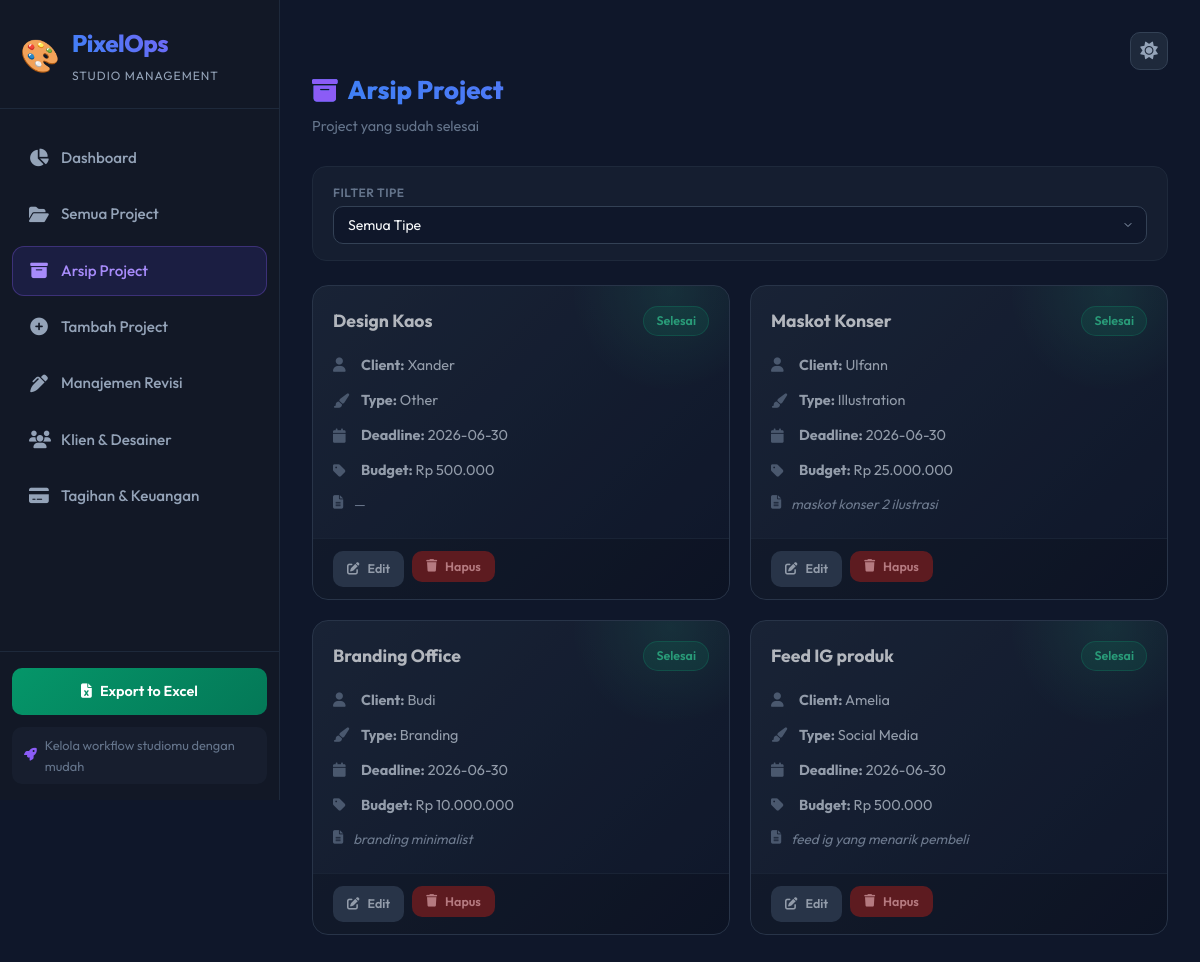
The app's page /archived with its own data.
### tables this page shows
CREATE TABLE project(
            id INTEGER PRIMARY KEY AUTOINCREMENT,
            nama_project TEXT NOT NULL,
            jenis TEXT,
            client_id INTEGER,
            designer_id INTEGER,
            deadline TEXT,
            budget REAL,
            status TEXT
        , deskripsi TEXT, category TEXT, image_path TEXT);

CREATE TABLE client(
            id INTEGER PRIMARY KEY AUTOINCREMENT,
            nama TEXT NOT NULL,
            perusahaan TEXT,
            email TEXT,
            telepon TEXT
        );

### main_app.py (the view)
@app.route("/archived")
def archived_list():
    all_projects = sm.tampil_project()
    archived = [p for p in all_projects if p.get('status', '').lower() == 'selesai']
    return render_template("archived.html", archived=archived)

### main_app.py (called while the page is built)
@app.template_filter("format_rp")
def format_rp(amount):
    return f"Rp {amount:,.0f}".replace(",", ".")

### manajer_studio.py (called while the page is built)
    def tampil_project(self):
        query = """
        SELECT p.*, c.nama as client_nama, d.nama as designer_nama
        FROM project p
        LEFT JOIN client c ON p.client_id = c.id
        LEFT JOIN designer d ON p.designer_id = d.id
        ORDER BY p.id DESC
        """
        self.db.cursor.execute(query)
        return [dict(row) for row in self.db.cursor.fetchall()]

### templates/archived.html (shortened to what this page needs)
{% extends "base.html" %}
{% block content %}
<div class="page-header">
    <h1><i class="fas fa-archive"></i> Arsip Project</h1>
    <p class="page-subtitle">Project yang sudah selesai</p>
</div>
<div class="filter-bar">
    <div class="filter-group">
        <label>Filter Tipe</label>
        <select id="filterJenis" class="form-select" onchange="filterArchived()">
            <option value="">Semua Tipe</option>
            {% set jenis_set = [] %}
            {% for p in archived %}
            {% if p['jenis'] not in jenis_set %}{% set _ = jenis_set.append(p['jenis']) %}{% endif %}
            {% endfor %}
        </select>
    </div>
</div>
{% if archived %}
<div class="projects-grid archived-grid">
    {% for p in archived %}
    {% include "_project_card.html" %}
    {% endfor %}
</div>
{% else %}
<div class="empty-state">
    <i class="fas fa-check-circle"></i>
    <p>Belum ada project yang selesai.</p>
</div>
{% endif %}
{% endblock %}

### templates/_project_card.html (shortened to what this page needs)
<div class="project-card status-{{ p['status'] | lower }}" data-project-id="{{ p['id'] }}">
    <div class="card-content">
    <div class="project-card-header">
        <h3>{{ p['nama_project'] }}</h3>
        <span class="status-badge status-{{ p['status'] | lower }}">{{ p['status'] }}</span>
    </div>
    <div class="project-card-body">
        <div class="project-detail">
            <i class="fas fa-user"></i>
            <span><strong>Client:</strong> {{ p.get('client_nama', '-') }}</span>
        </div>
        <div class="project-detail">
            <i class="fas fa-paint-brush"></i>
            <span><strong>Type:</strong> {{ p['jenis'] }}</span>
        </div>
        <div class="project-detail">
            <i class="fas fa-calendar"></i>
            <span><strong>Deadline:</strong> {{ p['deadline'] }}</span>
        </div>
        <div class="project-detail">
            <i class="fas fa-tag"></i>
            <span><strong>Budget:</strong> {{ p['budget']|format_rp }}</span>
        </div>
        <div class="project-desc">
            <i class="fas fa-file-alt"></i>
            <span>{{ p.get('deskripsi') or '—' }}</span>
        </div>
    </div>
    <div class="project-card-actions">
        <a href="{{ url_for('edit_project', project_id=p['id']) }}" class="btn btn-sm btn-secondary" title="Edit Project">
            <i class="fas fa-edit"></i> Edit
        </a>
        <form action="{{ url_for('delete_project', project_id=p['id']) }}" method="POST" class="inline-form" onsubmit="return confirm('Yakin ingin menghapus project ini?')">
            <button type="submit" class="btn btn-sm btn-danger" title="Hapus Project">
                <i class="fas fa-trash"></i> Hapus
            </button>
        </form>
    </div>
    </div>
</div>

### records on screen
project: nama_project "Design Kaos", status "Selesai", get "Xander", jenis "Other", deadline "2026-06-30", budget "Rp 500.000", p "—"
project: nama_project "Maskot Konser", status "Selesai", get "Ulfann", jenis "Illustration", deadline "2026-06-30", budget "Rp 25.000.000", deskripsi "maskot konser 2 ilustrasi"
project: nama_project "Branding Office", status "Selesai", get "Budi", jenis "Branding", deadline "2026-06-30", budget "Rp 10.000.000", deskripsi "branding minimalist"
project: nama_project "Feed IG produk", status "Selesai", get "Amelia", jenis "Social Media", deadline "2026-06-30", budget "Rp 500.000", deskripsi "feed ig yang menarik pembeli"
